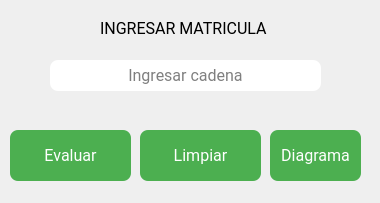
<?xml version="1.0" encoding="UTF-8"?>
<ui version="4.0">
 <class>VentanaPrincipal</class>
 <widget class="QWidget" name="VentanaPrincipal">
  <property name="geometry">
   <rect>
    <x>0</x>
    <y>0</y>
    <width>380</width>
    <height>203</height>
   </rect>
  </property>
  <property name="windowTitle">
   <string>Lenguajes y automatas </string>
  </property>
  <property name="styleSheet">
   <string notr="true"/>
  </property>
  <widget class="QPushButton" name="Evaluar">
   <property name="geometry">
    <rect>
     <x>10</x>
     <y>130</y>
     <width>121</width>
     <height>51</height>
    </rect>
   </property>
   <property name="font">
    <font>
     <family>Roboto</family>
     <pointsize>-1</pointsize>
     <weight>50</weight>
     <bold>false</bold>
     <underline>false</underline>
     <strikeout>false</strikeout>
    </font>
   </property>
   <property name="cursor">
    <cursorShape>OpenHandCursor</cursorShape>
   </property>
   <property name="styleSheet">
    <string notr="true">.QPushButton {
    background-color: #4CAF50; /* Green */
    border: none;
    color: white;
    padding: 15px 32px;
    text-align: center;
    text-decoration: none;
    display: inline-block;
    font-size: 16px;
}

.QPushButton {border-radius: 8px;}
</string>
   </property>
   <property name="text">
    <string>Evaluar</string>
   </property>
  </widget>
  <widget class="QLineEdit" name="CampoCadena">
   <property name="geometry">
    <rect>
     <x>50</x>
     <y>60</y>
     <width>271</width>
     <height>31</height>
    </rect>
   </property>
   <property name="font">
    <font>
     <family>Roboto</family>
     <pointsize>12</pointsize>
    </font>
   </property>
   <property name="styleSheet">
    <string notr="true">.QLineEdit {border-radius: 8px;}
</string>
   </property>
   <property name="maxLength">
    <number>9</number>
   </property>
   <property name="alignment">
    <set>Qt::AlignCenter</set>
   </property>
   <property name="placeholderText">
    <string>Ingresar cadena</string>
   </property>
  </widget>
  <widget class="QLabel" name="label">
   <property name="geometry">
    <rect>
     <x>100</x>
     <y>20</y>
     <width>171</width>
     <height>16</height>
    </rect>
   </property>
   <property name="font">
    <font>
     <family>Roboto</family>
     <pointsize>12</pointsize>
    </font>
   </property>
   <property name="text">
    <string>INGRESAR MATRICULA</string>
   </property>
  </widget>
  <widget class="QPushButton" name="Limpiar">
   <property name="geometry">
    <rect>
     <x>140</x>
     <y>130</y>
     <width>121</width>
     <height>51</height>
    </rect>
   </property>
   <property name="font">
    <font>
     <family>Roboto</family>
     <pointsize>-1</pointsize>
     <weight>50</weight>
     <bold>false</bold>
     <underline>false</underline>
     <strikeout>false</strikeout>
    </font>
   </property>
   <property name="cursor">
    <cursorShape>OpenHandCursor</cursorShape>
   </property>
   <property name="styleSheet">
    <string notr="true">.QPushButton {
    background-color: #4CAF50; /* Green */
    border: none;
    color: white;
    padding: 15px 32px;
    text-align: center;
    text-decoration: none;
    display: inline-block;
    font-size: 16px;
}

.QPushButton {border-radius: 8px;}
</string>
   </property>
   <property name="text">
    <string>Limpiar</string>
   </property>
  </widget>
  <widget class="QPushButton" name="Diagrama">
   <property name="geometry">
    <rect>
     <x>270</x>
     <y>130</y>
     <width>91</width>
     <height>51</height>
    </rect>
   </property>
   <property name="font">
    <font>
     <family>Roboto</family>
     <pointsize>-1</pointsize>
     <weight>50</weight>
     <bold>false</bold>
     <underline>false</underline>
     <strikeout>false</strikeout>
    </font>
   </property>
   <property name="cursor">
    <cursorShape>OpenHandCursor</cursorShape>
   </property>
   <property name="styleSheet">
    <string notr="true">.QPushButton {
    background-color: #4CAF50; /* Green */
    border: none;
    color: white;

    text-align: center;
    text-decoration: none;
    display: inline-block;
    font-size: 16px;
}

.QPushButton {border-radius: 8px;}
</string>
   </property>
   <property name="text">
    <string>Diagrama</string>
   </property>
  </widget>
 </widget>
 <resources/>
 <connections/>
</ui>
